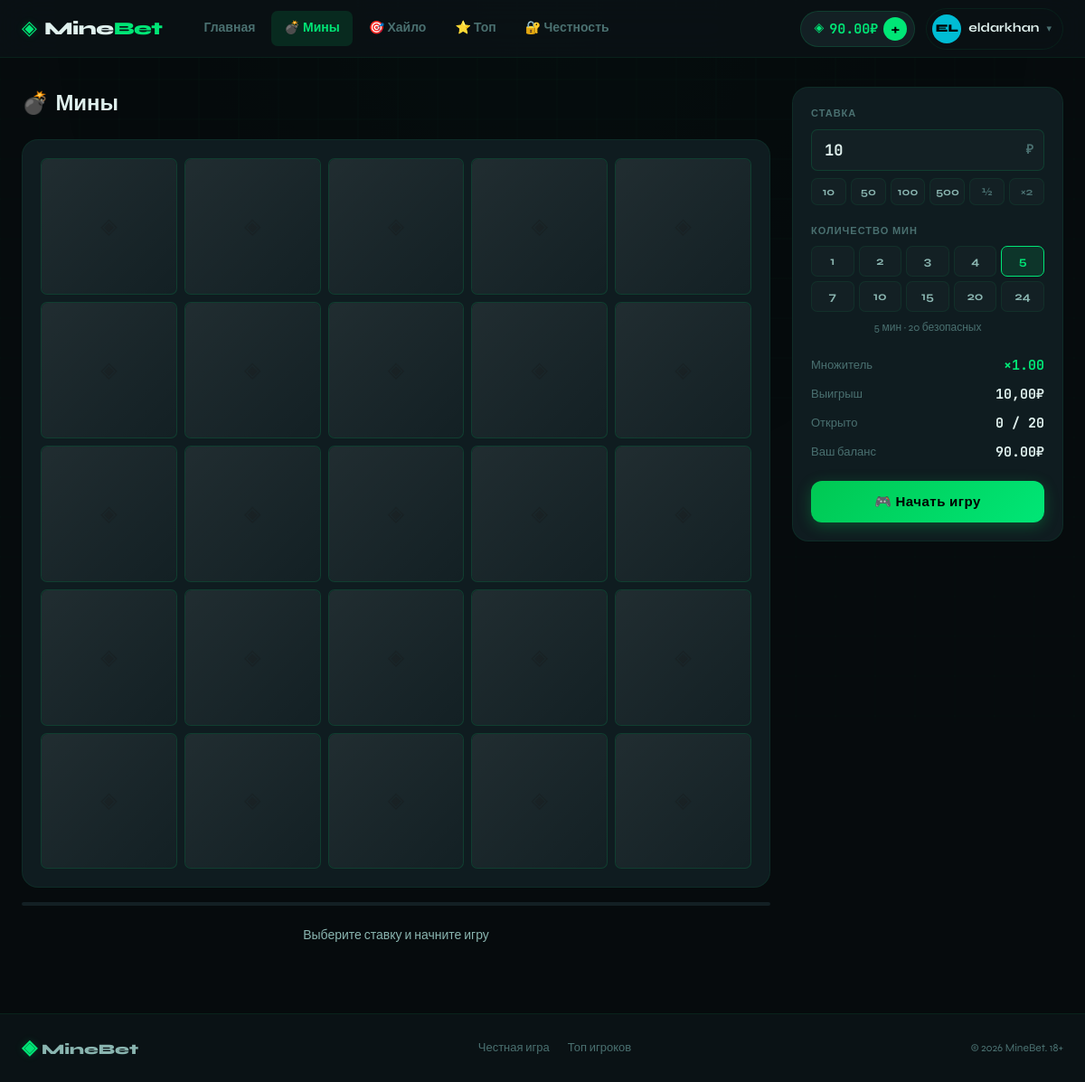
Page /index.php?page=mines (signed in) on the committed database.
### tables this page shows
CREATE TABLE users (
        id           INTEGER PRIMARY KEY AUTOINCREMENT,
        username     TEXT    UNIQUE NOT NULL,
        email        TEXT    UNIQUE NOT NULL,
        password     TEXT    NOT NULL,
        balance      REAL    DEFAULT 0.0,
        ref_code     TEXT    UNIQUE NOT NULL,
        referred_by  INTEGER DEFAULT NULL,
        avatar_color TEXT    DEFAULT '#00e676',
        total_wagered REAL   DEFAULT 0.0,
        total_won     REAL   DEFAULT 0.0,
        games_played  INTEGER DEFAULT 0,
        created_at   DATETIME DEFAULT CURRENT_TIMESTAMP,
        last_login   DATETIME DEFAULT NULL,
        FOREIGN KEY (referred_by) REFERENCES users(id)
    );

### includes/auth.php (called while the page is built, shortened)
<?php
require_once __DIR__ . '/db.php';
function is_logged_in(): bool {
    return !empty($_SESSION['user_id']);
}
function current_user(): ?array {
    return db_fetch("SELECT * FROM users WHERE id = ?", [$_SESSION['user_id']]);
}

### includes/db.php (called while the page is built, shortened)
<?php
function get_db(): PDO {
    $pdo = new PDO('sqlite:' . DB_FILE);
    $pdo->setAttribute(PDO::ATTR_ERRMODE,            PDO::ERRMODE_EXCEPTION);
    $pdo->setAttribute(PDO::ATTR_DEFAULT_FETCH_MODE, PDO::FETCH_ASSOC);
    $pdo->exec('PRAGMA journal_mode=WAL; PRAGMA foreign_keys=ON;');
    return $pdo;
}
function db_fetch(string $sql, array $params = []): ?array {
    $s = get_db()->prepare($sql);
    $s->execute($params);
    return $s->fetch() ?: null;
}

### includes/helpers.php (called while the page is built, shortened)
<?php
function fmt_money(mixed $n): string {
    return number_format((float)($n ?? 0), 2, '.', ' ');
}
function esc(mixed $s): string {
    return htmlspecialchars((string)$s, ENT_QUOTES | ENT_SUBSTITUTE, 'UTF-8');
}
function avatar_initials(string $username): string {
    return strtoupper(substr($username, 0, 2));
}

### pages/mines.php (the view, shortened to what this page needs)
<div class="game-page" id="minesPage">
  <div class="game-layout">
    <div class="game-main">
      <div class="game-header">
        <h1 class="game-title">💣 Мины</h1>
      </div>
      <div class="mines-board">
        <div class="mines-grid" id="minesGrid">
          <?php for ($i = 0; $i < 25; $i++): ?>
          <button class="mine-cell" data-cell="<?= $i ?>" disabled>
            <span class="cell-inner">
              <span class="cell-gem">◈</span>
            </span>
          </button>
          <?php endfor; ?>
        </div>
      </div>
      <div class="mult-bar">
      </div>
      <div class="game-status" id="minesStatus">Выберите ставку и начните игру</div>
    </div>
    <div class="game-controls">
      <div class="ctrl-section">
        <label class="ctrl-label">Ставка</label>
        <div class="bet-input-group">
          <input type="number" id="minesBet" class="bet-input" value="10" min="1" max="50000" step="1">
          <span class="bet-currency">₽</span>
        </div>
        <div class="bet-presets">
          <button class="preset-btn" data-game="mines" data-amount="10">10</button>
          <button class="preset-btn" data-game="mines" data-amount="50">50</button>
          <button class="preset-btn" data-game="mines" data-amount="100">100</button>
          <button class="preset-btn" data-game="mines" data-amount="500">500</button>
          <button class="preset-btn preset-half" data-game="mines" data-action="half">½</button>
          <button class="preset-btn preset-double" data-game="mines" data-action="double">×2</button>
        </div>
      </div>
      <div class="ctrl-section">
        <label class="ctrl-label">Количество мин</label>
        <div class="mines-picker" id="minesPicker">
          <?php foreach ([1,2,3,4,5,7,10,15,20,24] as $m): ?>
          <button class="mines-pick-btn <?= $m==5?'active':'' ?>" data-mines="<?= $m ?>">
            <?= $m ?>
          </button>
          <?php endforeach; ?>
        </div>
        <div class="mines-pick-info">
          <span id="minesPickInfo">5 мин · <?= 25-5 ?> безопасных</span>
        </div>
      </div>
      <div class="ctrl-stats">
        <div class="cs-row">
          <span class="cs-label">Множитель</span>
          <span class="cs-val green" id="minesMultiplier">×1.00</span>
        </div>
        <div class="cs-row">
          <span class="cs-label">Выигрыш</span>
          <span class="cs-val" id="minesPotential">10.00₽</span>
        </div>
        <div class="cs-row">
          <span class="cs-label">Открыто</span>
          <span class="cs-val" id="minesRevealed">0 / 20</span>
        </div>
        <div class="cs-row">
          <span class="cs-label">Ваш баланс</span>
          <span class="cs-val" id="minesBalance"><?= fmt_money((float)($user['balance'] ?? 0)) ?>₽</span>
        </div>
      </div>
      <button class="btn btn-green btn-block btn-lg game-btn" id="minesStartBtn" onclick="minesStart()">
        🎮 Начать игру
      </button>
    </div>
  </div>
</div>

### includes/layout_head.php (shortened to what this page needs)
<!DOCTYPE html>
<html lang="ru">
<head>
<link rel="stylesheet" href="/assets/css/main.css">
</head>
<body>
<header class="site-header" id="siteHeader">
  <div class="header-inner">
    <a href="/index.php?page=home" class="logo">
      <span class="logo-icon">◈</span>
      <span class="logo-text">Mine<em>Bet</em></span>
    </a>
    <nav class="main-nav" id="mainNav">
      <a href="/index.php?page=home"  class="nav-link <?= $page==='home'?'active':'' ?>">Главная</a>
      <a href="/index.php?page=mines" class="nav-link <?= $page==='mines'?'active':'' ?>">💣 Мины</a>
      <a href="/index.php?page=hilo"  class="nav-link <?= $page==='hilo'?'active':'' ?>">🎯 Хайло</a>
      <a href="/index.php?page=top"   class="nav-link <?= $page==='top'?'active':'' ?>">⭐ Топ</a>
      <a href="/index.php?page=fair"  class="nav-link <?= $page==='fair'?'active':'' ?>">🔐 Честность</a>
    </nav>
    <div class="header-right">
      <?php if ($user && !empty($user['id'])): ?>
        <div class="balance-pill">
          <span class="balance-icon">◈</span>
          <span class="balance-val" id="headerBalance"><?= fmt_money((float)($user['balance'] ?? 0)) ?>₽</span>
          <a href="/index.php?page=wallet" class="balance-add" title="Пополнить">+</a>
        </div>
        <div class="user-menu" id="userMenuTrigger">
          <div class="avatar" style="--acolor:<?= esc($user['avatar_color'] ?? '#00e676') ?>"><?= avatar_initials($user['username'] ?? '??') ?></div>
          <span class="uname"><?= esc($user['username'] ?? '') ?></span>
          <span class="chevron">▾</span>
        </div>
      <?php else: ?>
        <a href="/index.php?page=login"    class="btn btn-ghost btn-sm">Войти</a>
        <a href="/index.php?page=register" class="btn btn-green btn-sm">Регистрация</a>
      <?php endif; ?>
    </div>
  </div>
</header>
<main class="site-main" id="siteMain">

### rows in the picture
users: balance "90.00", username "EL", username "eldarkhan"

### other values in the picture
$m "1"
$m "2"
$m "3"
$m "4"
$m "5"
$m "7"
$m "10"
$m "15"
$m "20"
$m "24"
